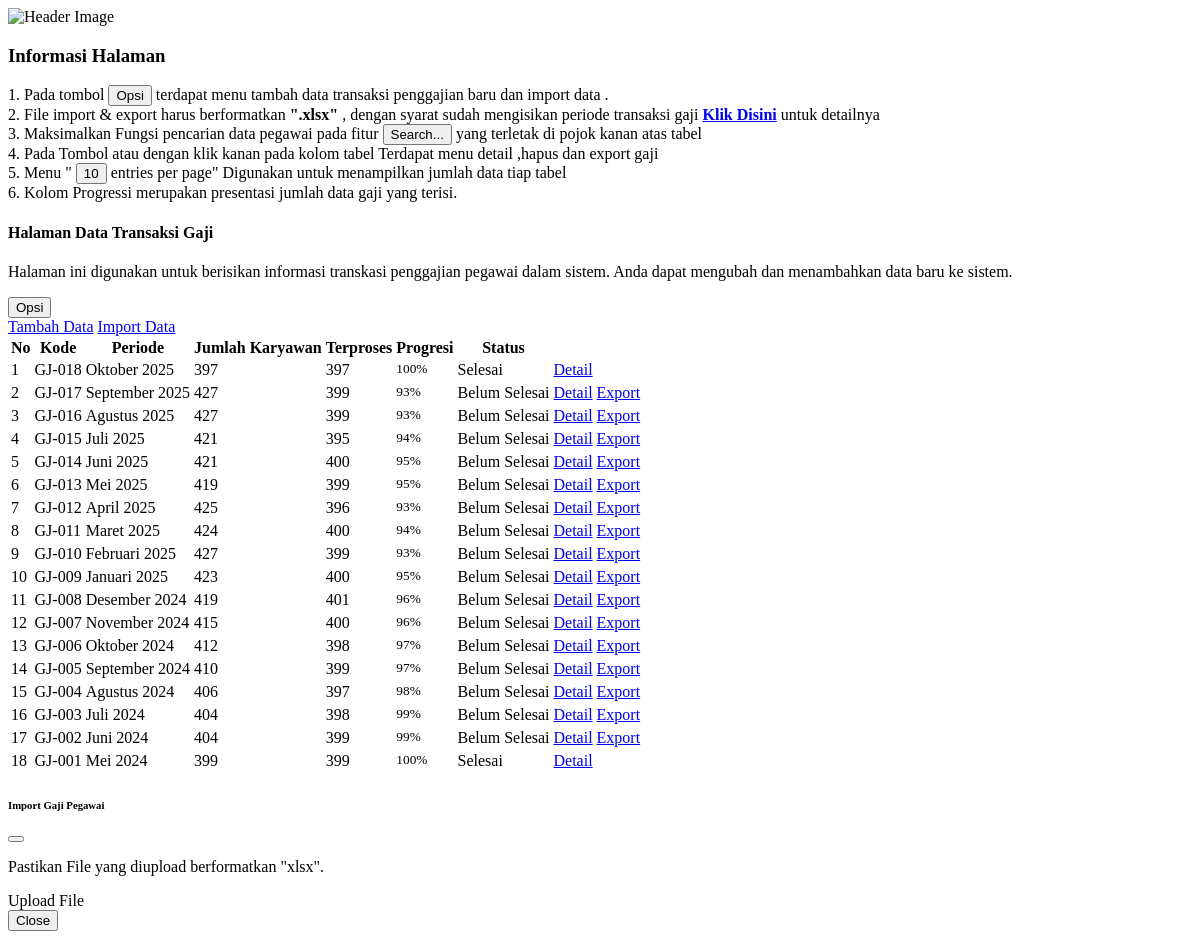
The page /views/gaji/data-gaji.php on the database its author committed.
### tables this page shows
CREATE TABLE `transaksi_gaji` (
  `id` int(11) NOT NULL,
  `kode_transaksi` varchar(100) NOT NULL,
  `tgl_transaksi` date NOT NULL,
  `periode_bulan` varchar(100) NOT NULL,
  `periode_tahun` varchar(100) NOT NULL,
  `jumlah_karyawan` int(11) NOT NULL,
  `proses` int(11) NOT NULL,
  `total_gaji` int(11) NOT NULL,
  `status_transaksi` varchar(100) NOT NULL,
  `email` int(11) NOT NULL
);

### env/nama_bulan.php (called while the page is built, shortened)
<?php
function bulan_indonesia($bulan) {
    switch($bulan) {
        case 1:
            return "Januari";
            break;
        case 2:
            return "Februari";
            break;
        case 3:
            return "Maret";
            break;
        case 4:
            return "April";
            break;
        case 5:
            return "Mei";
            break;
        case 6:
            return "Juni";
            break;
        case 7:
            return "Juli";
            break;
        case 8:
            return "Agustus";
            break;
        case 9:
            return "September";
            break;
        case 10:
            return "Oktober";
            break;
        case 11:
            return "November";
            break;
        case 12:
            return "Desember";
            break;
    }
}
?>

### views/gaji/data-gaji.php (the view, shortened to what this page needs)
<?php
require 'env/koneksi.php';
require 'env/tgl_indo.php';
require 'env/nama_bulan.php';
?>
<div class="row">
    <div class="col-lg-12">
        <div class="card">
            <div class="card-body">
                <div class="row align-items-center">
                    <div class="col-md-3 col-sm-4 text-center">
                        <img src="public/bg/bg02.jpg" class="img-fluid rounded" alt="Header Image">
                    </div>
                    <div class="col-md-9 col-sm-8">
                        <h3 class="fw-bold mb-3">Informasi Halaman</h3>
                        <p class="mb-0 text-muted">
                            1. Pada tombol <button type="button" class="btn btn-primary btn-square btn-outline-dashed dropdown-toggle btn-sm">Opsi <i class="mdi mdi-chevron-down"></i></button>
                                terdapat menu tambah data transaksi penggajian baru dan import data .
                            <br>
                            2. File import & export harus berformatkan <strong>".xlsx"</strong> , dengan syarat sudah mengisikan periode transaksi gaji <strong><a href="#">Klik Disini</a></strong> untuk detailnya<br>
                            3. Maksimalkan Fungsi pencarian data pegawai pada fitur <button type="button" class="btn btn-sm btn-de-dark">Search...</button> yang terletak di pojok kanan atas tabel<br>
                            4. Pada Tombol <i class="las la-pen font-20"></i> atau dengan klik kanan <i class="las la-mouse-pointer font-20"></i> pada kolom tabel Terdapat menu detail ,hapus dan export gaji<br>
                            5. Menu " <button type="button" class="btn btn-primary btn-de-dark dropdown-toggle btn-sm">10<i class="mdi mdi-chevron-down"></i></button> entries per page" Digunakan untuk menampilkan jumlah data tiap tabel<br>
                            6. Kolom Progressi merupakan presentasi jumlah data gaji yang terisi.
                        </p>
                    </div>
                </div>
            </div>
        </div>
    </div>
</div>
<div class="row mt-2">
    <div class="col-lg-12">
        <div class="card">
            <div class="card-header">
                <div class="row">
                    <div class="col-sm-10">
                        <h4 class="card-title">Halaman Data Transaksi Gaji</h4>
                        <p class="text-muted mb-0">Halaman ini digunakan untuk berisikan informasi transkasi penggajian pegawai dalam sistem. Anda dapat mengubah dan menambahkan data baru ke sistem.
                        </p>
                    </div>
                    <div class="col-sm-2">
                        <div class="p-2">
                            <div class="button-items">
                                <button type="button" class="btn btn-primary btn-square btn-outline-dashed dropdown-toggle" data-bs-toggle="dropdown" aria-expanded="false">Opsi <i class="mdi mdi-chevron-down"></i></button>
                                <div class="dropdown-menu">
                                    <a class="dropdown-item" href="input-gaji">Tambah Data</a>
                                    <a class="dropdown-item" href="#" data-bs-toggle="modal" data-bs-target="#exampleModalPrimary">Import Data</a>
                                </div>
                            </div>
                        </div>
                    </div>
                </div>
            </div>
            <div class="card-body">
                <div class="row">
                    <div class="col-md-12">
                        <div class="table table-responsive">
                            <table class="table table-sm" id="datatable_1">
                                <thead>
                                    <tr>
                                        <th>No</th>
                                        <th>Kode</th>
                                        <th>Periode</th>
                                        <th>Jumlah Karyawan</th>
                                        <th>Terproses</th>
                                        <th>Progresi</th>
                                        <th>Status</th>
                                        <th></th>
                                    </tr>
                                </thead>
                                <tbody>
                                    <?php
                                    $ambildata = $koneksi->query("SELECT * FROM transaksi_gaji ORDER BY kode_transaksi DESC");
                                    $no = 1;
                                    while ($data = mysqli_fetch_assoc($ambildata)) {
                                        require_once 'env/nama_bulan.php';
                                        $progres = ($data['proses']/$data['jumlah_karyawan']) * 100;
                                    ?>
                                    <tr
                                        data-dropdown-id="<?=$data['kode_transaksi']?>"
                                        data-periode-bulan="<?=ucwords($data['periode_bulan'])?>"
                                        data-periode-tahun="<?=$data['periode_tahun']?>"
                                        data-status="<?=ucwords($data['status_transaksi'])?>"
                                    >
                                        <td><?=$no++?></td>
                                        <td><?=$data['kode_transaksi']?></td>
                                        <td><?=ucwords(bulan_indonesia($data['periode_bulan']))?> <?=$data['periode_tahun']?></td>
                                        <td><?=$data['jumlah_karyawan']?></td>
                                        <td><?=$data['proses']?></td>
                                        <td>
                                            <small class="float-end ms-2 pt-1 font-10"><?=round($progres)?>%</small>
                                            <div class="progress mt-2" style="height:3px;">
                                            </div>
                                        </td>
                                        <td>
                                            <span class="badge rounded-pill <?=($data['status_transaksi'] == 'belum selesai') ? 'bg-danger' : 'bg-success'?>">
                                                <?=ucwords($data['status_transaksi'])?>
                                            </span>
                                        </td>
                                        <td>
                                            <div class="dropdown d-inline-block">
                                                <div class="dropdown-menu dropdown-menu-end" aria-labelledby="dLabel11">
                                                    <a class="dropdown-item" href="detail-transaksi-gaji/<?=$data['kode_transaksi']?>">Detail</a>
                                                    <?php if ($data['jumlah_karyawan']!=$data['proses']) { ?>
                                                        <a class="dropdown-item" href="app/controller/gaji/export-gaji-all.php?kode=<?=$data['kode_transaksi']?>&bulan=<?=$data['periode_bulan']?>&tahun=<?=$data['periode_tahun']?>">Export</a>
                                                    <?php } ?>
                                                </div>
                                            </div>
                                        </td>
                                    </tr>
                                    <?php } ?>
                                </tbody>
                            </table>
                        </div>
                    </div>
                </div>
            </div>
        </div>
    </div>
</div>
<div class="modal fade" id="exampleModalPrimary" tabindex="-1" role="dialog" aria-labelledby="exampleModalPrimary1" aria-hidden="true">
    <div class="modal-dialog" role="document">
        <div class="modal-content">
            <div class="modal-header bg-primary">
                <h6 class="modal-title m-0 text-white" id="exampleModalPrimary1">Import Gaji Pegawai</h6>
                <button type="button" class="btn-close" data-bs-dismiss="modal" aria-label="Close"></button>
            </div>
            <form method="post" action="app/controller/gaji/import-gaji.php" enctype="multipart/form-data" onsubmit="showLoading()">
                <div class="modal-body">
                    <div class="row">
                        <div class="col-sm-12">
                            <div class="d-grid">
                                <p class="text-muted">Pastikan File yang diupload berformatkan "xlsx".</p>
                                <label class="btn-upload btn btn-primary mt-4" for="input-file">Upload File</label>
                            </div>
                        </div>
                    </div>
                </div>
                <div class="modal-footer">
                    <button type="button" class="btn btn-de-secondary btn-sm" data-bs-dismiss="modal">Close</button>
                </div>
            </form>
        </div>
    </div>
</div>

### rows shown on the page
transaksi_gaji: kode_transaksi "GJ-018", periode_bulan "Oktober", periode_tahun "2025", jumlah_karyawan "397", proses "397", progres "100", status_transaksi "Selesai"
transaksi_gaji: kode_transaksi "GJ-017", periode_bulan "September", periode_tahun "2025", jumlah_karyawan "427", proses "399", progres "93", status_transaksi "Belum Selesai"
transaksi_gaji: kode_transaksi "GJ-016", periode_bulan "Agustus", periode_tahun "2025", jumlah_karyawan "427", proses "399", progres "93", status_transaksi "Belum Selesai"
transaksi_gaji: kode_transaksi "GJ-015", periode_bulan "Juli", periode_tahun "2025", jumlah_karyawan "421", proses "395", progres "94", status_transaksi "Belum Selesai"
transaksi_gaji: kode_transaksi "GJ-014", periode_bulan "Juni", periode_tahun "2025", jumlah_karyawan "421", proses "400", progres "95", status_transaksi "Belum Selesai"
transaksi_gaji: kode_transaksi "GJ-013", periode_bulan "Mei", periode_tahun "2025", jumlah_karyawan "419", proses "399", progres "95", status_transaksi "Belum Selesai"
transaksi_gaji: kode_transaksi "GJ-012", periode_bulan "April", periode_tahun "2025", jumlah_karyawan "425", proses "396", progres "93", status_transaksi "Belum Selesai"
transaksi_gaji: kode_transaksi "GJ-011", periode_bulan "Maret", periode_tahun "2025", jumlah_karyawan "424", proses "400", progres "94", status_transaksi "Belum Selesai"
transaksi_gaji: kode_transaksi "GJ-010", periode_bulan "Februari", periode_tahun "2025", jumlah_karyawan "427", proses "399", progres "93", status_transaksi "Belum Selesai"
transaksi_gaji: kode_transaksi "GJ-009", periode_bulan "Januari", periode_tahun "2025", jumlah_karyawan "423", proses "400", progres "95", status_transaksi "Belum Selesai"
transaksi_gaji: kode_transaksi "GJ-008", periode_bulan "Desember", periode_tahun "2024", jumlah_karyawan "419", proses "401", progres "96", status_transaksi "Belum Selesai"
transaksi_gaji: kode_transaksi "GJ-007", periode_bulan "November", periode_tahun "2024", jumlah_karyawan "415", proses "400", progres "96", status_transaksi "Belum Selesai"
transaksi_gaji: kode_transaksi "GJ-006", periode_bulan "Oktober", periode_tahun "2024", jumlah_karyawan "412", proses "398", progres "97", status_transaksi "Belum Selesai"
transaksi_gaji: kode_transaksi "GJ-005", periode_bulan "September", periode_tahun "2024", jumlah_karyawan "410", proses "399", progres "97", status_transaksi "Belum Selesai"
transaksi_gaji: kode_transaksi "GJ-004", periode_bulan "Agustus", periode_tahun "2024", jumlah_karyawan "406", proses "397", progres "98", status_transaksi "Belum Selesai"
transaksi_gaji: kode_transaksi "GJ-003", periode_bulan "Juli", periode_tahun "2024", jumlah_karyawan "404", proses "398", progres "99", status_transaksi "Belum Selesai"
transaksi_gaji: kode_transaksi "GJ-002", periode_bulan "Juni", periode_tahun "2024", jumlah_karyawan "404", proses "399", progres "99", status_transaksi "Belum Selesai"
transaksi_gaji: kode_transaksi "GJ-001", periode_bulan "Mei", periode_tahun "2024", jumlah_karyawan "399", proses "399", progres "100", status_transaksi "Selesai"
